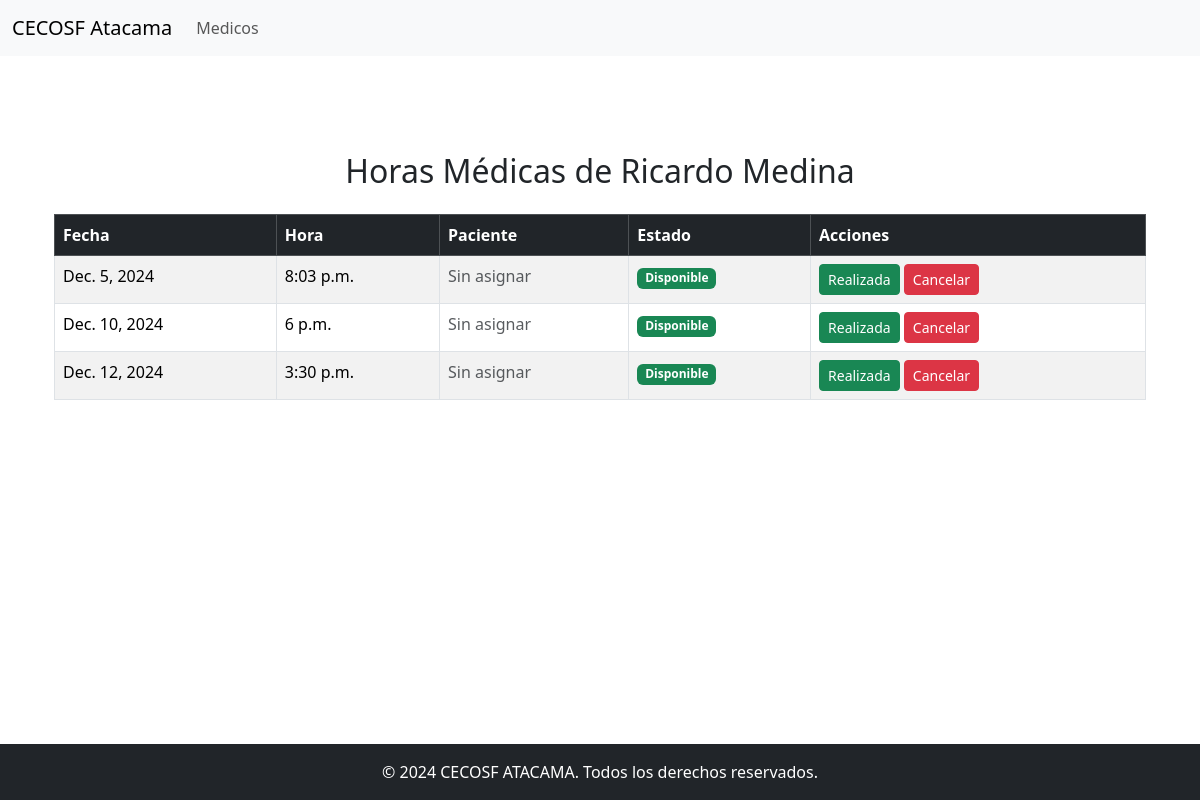
The page /personas/gestionar_horas (signed in) on the database its author committed.
### personas/models.py (models this page shows, shortened)
class Medico(models.Model):
    nombre = models.CharField(max_length=100)
    especialidad = models.CharField(max_length=100)
    telefono = models.CharField(max_length=15)
    foto = models.ImageField(upload_to='medicos_fotos/', null=True, blank=True)
    contraseña = models.CharField(max_length=128, null=True, blank=True)

class Hora(models.Model):
    medico = models.ForeignKey(Medico, on_delete=models.CASCADE, related_name="horas")
    fecha = models.DateField()
    hora = models.TimeField()
    disponible = models.BooleanField(default=True)
    usuario = models.ForeignKey(User, null=True, blank=True, on_delete=models.SET_NULL)

### personas/views.py (the view)
# urls.py: path('gestionar_horas', views.gestionar_horas, name='gestionar_horas'),
def gestionar_horas(request):
    medico_id = request.session.get('medico_id')  # Obtener ID del médico autenticado
    if not medico_id:
        return redirect('login_medico')
    medico = get_object_or_404(Medico, id=medico_id)
    horas = medico.horas.order_by('fecha', 'hora')  # Todas las horas asociadas al médico
    return render(request, 'personas/gestionar_horas.html', {'medico': medico, 'horas': horas})

### personas/templates/personas/gestionar_horas.html (shortened to what this page needs)
{% extends 'personas/base.html' %}
{% block content %}
<div class="container mt-5">
    <h2 class="text-center mb-4">Horas Médicas de {{ medico.nombre }}</h2>
    <div class="table-responsive">
        <table class="table table-striped table-bordered">
            <thead class="table-dark">
                <tr>
                    <th>Fecha</th>
                    <th>Hora</th>
                    <th>Paciente</th>
                    <th>Estado</th>
                    <th>Acciones</th>
                </tr>
            </thead>
            <tbody>
                {% for hora in horas %}
                <tr>
                    <td>{{ hora.fecha }}</td>
                    <td>{{ hora.hora }}</td>
                    <td>
                        {% if hora.usuario %}
                            {{ hora.usuario.username }}
                        {% else %}
                            <span class="text-muted">Sin asignar</span>
                        {% endif %}
                    </td>
                    <td>
                        {% if hora.disponible %}
                            <span class="badge bg-success">Disponible</span>
                        {% else %}
                            <span class="badge bg-secondary">Reservada</span>
                        {% endif %}
                    </td>
                    <td>
                        <form method="POST" action="{% url 'gestionar_horas_accion' hora.id %}">
                            <button type="submit" name="accion" value="realizada" class="btn btn-success btn-sm">
                                 Realizada
                            </button>
                            <button type="submit" name="accion" value="cancelar" class="btn btn-danger btn-sm">
                                 Cancelar
                            </button>
                        </form>
                    </td>
                </tr>
                {% endfor %}
            </tbody>
        </table>
    </div>
</div>
{% endblock %}

### personas/templates/personas/base.html (style rules this page uses)
body { display: flex; flex-direction: column; min-height: 100vh; }

### rows shown on the page
Medico: nombre "Ricardo Medina"
Hora: fecha "Dec. 5, 2024", hora "8:03 p.m.", shows "Sin asignar", disponible "Disponible"
Hora: fecha "Dec. 10, 2024", hora "6 p.m.", shows "Sin asignar", disponible "Disponible"
Hora: fecha "Dec. 12, 2024", hora "3:30 p.m.", shows "Sin asignar", disponible "Disponible"
